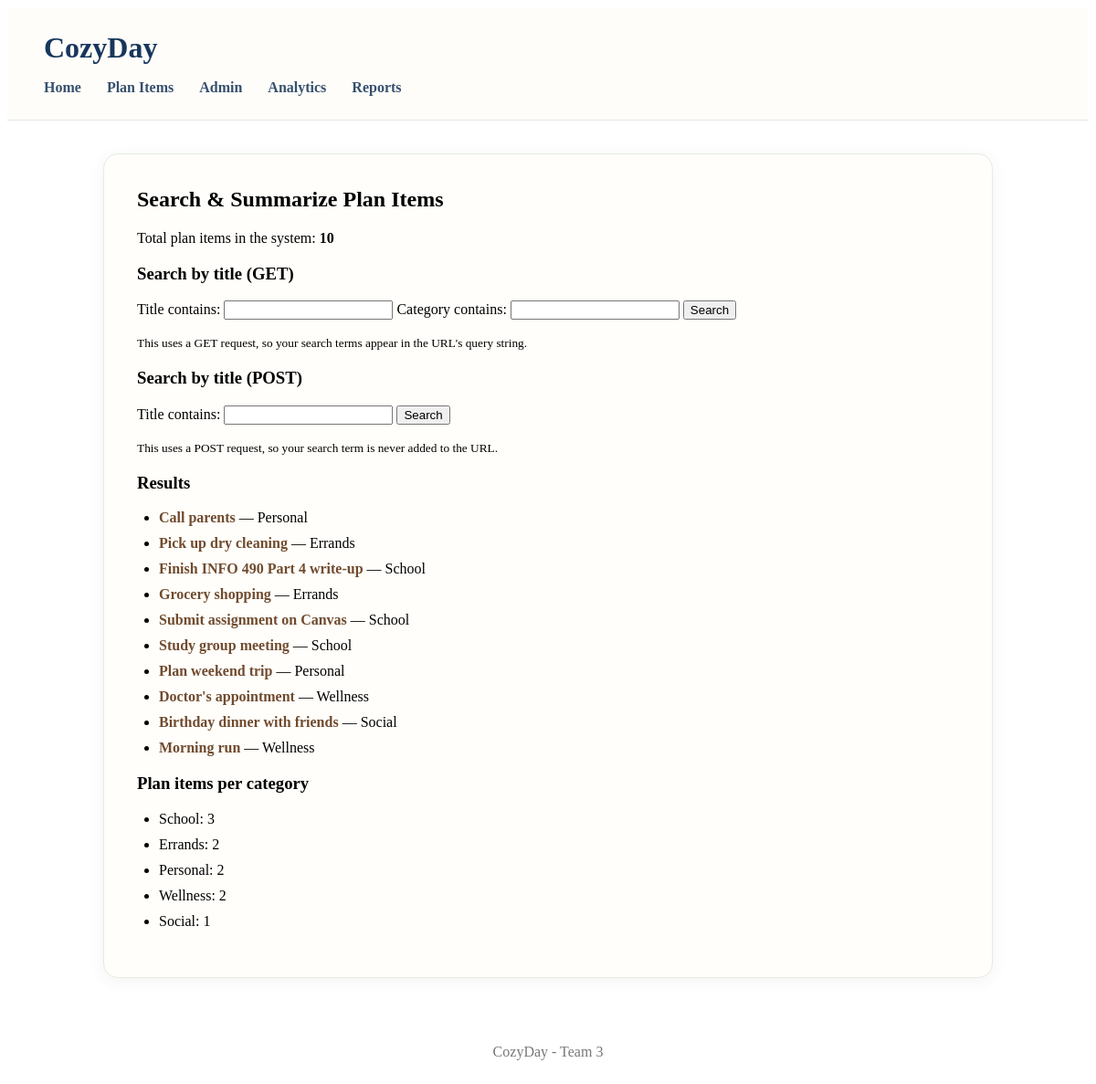
The page /planitems/search/ on the database its author committed.
### planner/models.py (models this page shows, shortened)
class PlanItem(models.Model):
    class ItemType(models.TextChoices):
        TASK = "TASK", "Task"
        EVENT = "EVENT", "Event"
    class Timing(models.TextChoices):
        TODAY = "TODAY", "Today"
        THIS_WEEK = "THIS_WEEK", "This week"
        PICK_DATE = "PICK_DATE", "Pick a date"
        WHENEVER = "WHENEVER", "Whenever"
    user = models.ForeignKey(
        settings.AUTH_USER_MODEL,
        on_delete=models.CASCADE,
        related_name="plan_items",
    )
    category = models.ForeignKey(
        Category,
        on_delete=models.SET_NULL,
        null=True,
        blank=True,
        related_name="plan_items",
    )
    title = models.CharField(max_length=150)
    item_type = models.CharField(
        max_length=10,
        choices=ItemType.choices,
        default=ItemType.TASK,
    )
    timing = models.CharField(
        max_length=20,
        choices=Timing.choices,
        default=Timing.TODAY,
    )
    scheduled_date = models.DateField(null=True, blank=True)
    scheduled_time = models.TimeField(null=True, blank=True)
    notes = models.TextField(blank=True)
    is_completed = models.BooleanField(default=False)
    created_at = models.DateTimeField(auto_now_add=True)
    updated_at = models.DateTimeField(auto_now=True)
    class Meta:
        ordering = [
            "is_completed",
            "scheduled_date",
            "scheduled_time",
            "title",
        ]
    def get_absolute_url(self):
        return reverse("planner:planitem-detail", kwargs={"pk": self.pk})

class Category(models.Model):
    user = models.ForeignKey(
        settings.AUTH_USER_MODEL,
        on_delete=models.CASCADE,
        related_name="categories",
    )
    name = models.CharField(max_length=50)
    color = models.CharField(max_length=20, blank=True)
    class Meta:
        ordering = ["name"]
        constraints = [
            models.UniqueConstraint(
                fields=["user", "name"],
                name="unique_category_per_user",
            )
        ]

### planner/views.py (the view)
# urls.py: path("search/", views.planitem_search, name="planitem-search"),
def planitem_search(request):
    items = PlanItem.objects.all()
    get_title = request.GET.get("title", "").strip()
    category_query = request.GET.get("category", "").strip()
    post_title = ""
    if request.method == "POST":
        post_title = request.POST.get("title", "").strip()
        if post_title:
            items = items.filter(title__icontains=post_title)
    elif get_title:
        items = items.filter(title__icontains=get_title)
    if category_query:
        items = items.filter(category__name__icontains=category_query)
    total_count = PlanItem.objects.count()
    category_summary = (
        Category.objects.annotate(item_count=Count("plan_items"))
        .order_by("-item_count", "name")
    )
    context = {
        "items": items,
        "get_title": get_title,
        "post_title": post_title,
        "category_query": category_query,
        "total_count": total_count,
        "category_summary": category_summary,
    }
    return render(request, "planner/planitem_search.html", context)

### planner/templates/planner/planitem_search.html (shortened to what this page needs)
{% extends "base.html" %}
{% block content %}
<h2>Search & Summarize Plan Items</h2>
<p>Total plan items in the system: <strong>{{ total_count }}</strong></p>
<h3>Search by title (GET)</h3>
<form method="get" action="{% url 'planner:planitem-search' %}">
    <label for="get-title">Title contains:</label>
    <input type="text" id="get-title" name="title" value="{{ get_title }}">
    <label for="get-category">Category contains:</label>
    <input type="text" id="get-category" name="category" value="{{ category_query }}">
    <button type="submit">Search</button>
</form>
<p><small>This uses a GET request, so your search terms appear in the URL's query string.</small></p>
<h3>Search by title (POST)</h3>
<form method="post" action="{% url 'planner:planitem-search' %}">
    <label for="post-title">Title contains:</label>
    <input type="text" id="post-title" name="title" value="{{ post_title }}">
    <button type="submit">Search</button>
</form>
<p><small>This uses a POST request, so your search term is never added to the URL.</small></p>
<h3>Results</h3>
<ul>
    {% for item in items %}
        <li>
            <a href="{{ item.get_absolute_url }}">{{ item.title }}</a>
            — {{ item.category.name|default:"No category" }}
        </li>
    {% empty %}
        <li>No plan items match your search.</li>
    {% endfor %}
</ul>
<h3>Plan items per category</h3>
<ul>
    {% for category in category_summary %}
        <li>{{ category.name }}: {{ category.item_count }}</li>
    {% empty %}
        <li>No categories yet.</li>
    {% endfor %}
</ul>
{% endblock %}

### planner/templates/base.html (shortened to what this page needs)
{% load static %}
<!DOCTYPE html>
<html lang="en">
<head>
    <link rel="stylesheet" href="{% static 'planner/style.css' %}">
</head>
<body>
    <header>
        <h1>CozyDay</h1>
        <nav aria-label="Main navigation">
            <a href="{% url 'home' %}">Home</a>
            <a href="{% url 'planner:planitem-list' %}">Plan Items</a>
            <a href="{% url 'admin:index' %}">Admin</a>
            <a href="{% url 'planner:analytics' %}">Analytics</a>
            <a href="{% url 'planner:planitem-reports' %}">Reports</a>
        </nav>
    </header>
    <main>
        {% block content %}
        {% endblock %}
    </main>
    <footer>
        <p>CozyDay - Team 3</p>
    </footer>
</body>
</html>

### planner/static/planner/style.css (style rules this page uses)
header { background-color: #fffdf9; padding: 26px 40px; border-bottom: 1px solid #e3e8df; }
header h1 { margin: 0; color: #17365d; font-size: 32px; font-weight: 700; }
nav { display: flex; gap: 28px; margin-top: 16px; }
nav a { color: #35506f; font-weight: 600; text-decoration: none; transition: 0.2s ease; }
main { max-width: 900px; margin: 36px auto; background-color: #fffefa; padding: 36px; border: 1px solid #e6ebe3; border-radius: 16px; box-shadow: 0 4px 18px rgba(45, 65, 50, 0.06); }
main h2 { margin-top: 0; }
ul { padding-left: 24px; }
li { margin: 10px 0; }
footer { text-align: center; padding: 20px; color: #777; }
main li a { color: #704b2f; font-weight: 600; text-decoration: none; }

### rows shown on the page
PlanItem: title "Call parents", category.name "Personal"
PlanItem: title "Pick up dry cleaning", category.name "Errands"
PlanItem: title "Finish INFO 490 Part 4 write-up", category.name "School"
PlanItem: title "Grocery shopping", category.name "Errands"
PlanItem: title "Submit assignment on Canvas", category.name "School"
PlanItem: title "Study group meeting", category.name "School"
PlanItem: title "Plan weekend trip", category.name "Personal"
PlanItem: title "Doctor's appointment", category.name "Wellness"
PlanItem: title "Birthday dinner with friends", category.name "Social"
PlanItem: title "Morning run", category.name "Wellness"
Category: name "School", item_count "3"
Category: name "Errands", item_count "2"
Category: name "Personal", item_count "2"
Category: name "Wellness", item_count "2"
Category: name "Social", item_count "1"

### other values the page prints
{{ total_count }} "10"
